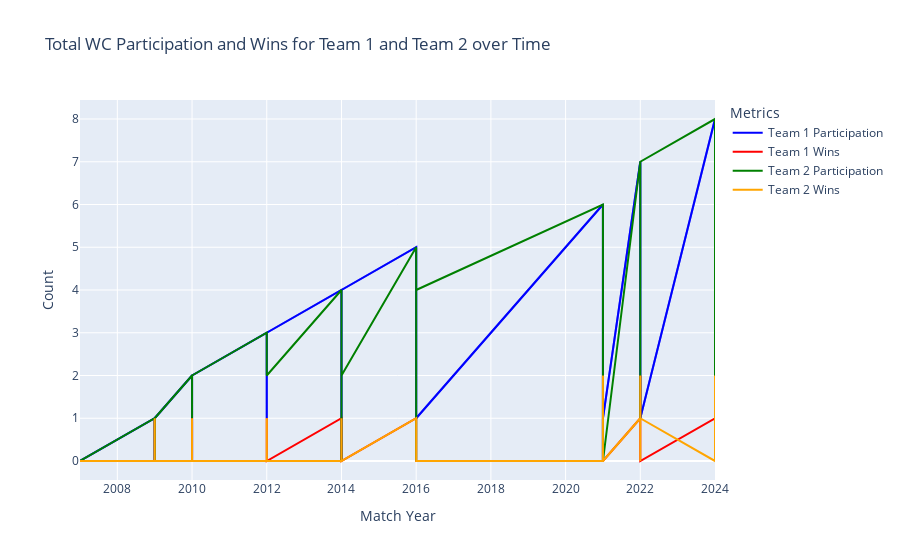

The code cell stored with this chart in its notebook:
### Code cell
import plotly.express as px
import pandas as pd

# Step 1: Create a DataFrame that holds participation and wins for Team 1 and Team 2
team1_stats = pd.DataFrame({
    'Match Year': wc_final_data_df['Match Year'],  # Using 'Match Year' as the x-axis
    'Total Participation': wc_final_data_df['Team1 Total WCs participated'],
    'Total Wins': wc_final_data_df['Team1 Total WCs won']
})

team2_stats = pd.DataFrame({
    'Match Year': wc_final_data_df['Match Year'],  # Using 'Match Year' as the x-axis
    'Total Participation': wc_final_data_df['Team2 Total WCs participated'],
    'Total Wins': wc_final_data_df['Team2 Total WCs won']
})

# Step 2: Create the line plot for both Team 1 and Team 2 with four different colors
fig = px.line(team1_stats, 
              x='Match Year', 
              y='Total Participation', 
              title='Total WC Participation and Wins for Team 1 and Team 2 over Time',
              labels={'value': 'Count', 'Match Year': 'Match Year'}, 
              template='plotly')

# Add lines for each metric with different colors
fig.add_scatter(x=team1_stats['Match Year'], y=team1_stats['Total Participation'], mode='lines', name='Team 1 Participation', line=dict(color='blue'))
fig.add_scatter(x=team1_stats['Match Year'], y=team1_stats['Total Wins'], mode='lines', name='Team 1 Wins', line=dict(color='red'))

fig.add_scatter(x=team2_stats['Match Year'], y=team2_stats['Total Participation'], mode='lines', name='Team 2 Participation', line=dict(color='green'))
fig.add_scatter(x=team2_stats['Match Year'], y=team2_stats['Total Wins'], mode='lines', name='Team 2 Wins', line=dict(color='orange'))

# Step 3: Customize the layout for better readability
fig.update_layout(
    xaxis_title='Match Year',
    yaxis_title='Count',
    hovermode='closest',
    plot_bgcolor='rgba(255, 255, 255)',  # Transparent background
    paper_bgcolor='rgba(255, 255, 255)',  # Transparent outer background
    legend_title_text='Metrics'
)

# Step 4: Show the plot
fig.show()

### Figure 1 — Plotly figure (JSON) as saved in the notebook; plotly's stock layout.template omitted (floating-point values rounded to 4 significant figures; data arrays with more than 128 entries replaced by an {"elided": "..."} marker saying what was removed)
{"data": [{"hovertemplate": "Match Year=%{x}<br>Total Participation=%{y}<extra></extra>", "legendgroup": "", "line": {"color": "#636efa", "dash": "solid"}, "marker": {"symbol": "circle"}, "mode": "lines", "name": "", "orientation": "v", "showlegend": false, "type": "scatter", "x": {"elided": "317 int values"}, "xaxis": "x", "y": {"elided": "317 int values"}, "yaxis": "y"}, {"line": {"color": "blue"}, "mode": "lines", "name": "Team 1 Participation", "type": "scatter", "x": {"elided": "317 int values"}, "y": {"elided": "317 int values"}}, {"line": {"color": "red"}, "mode": "lines", "name": "Team 1 Wins", "type": "scatter", "x": {"elided": "317 int values"}, "y": {"elided": "317 int values"}}, {"line": {"color": "green"}, "mode": "lines", "name": "Team 2 Participation", "type": "scatter", "x": {"elided": "317 int values"}, "y": {"elided": "317 int values"}}, {"line": {"color": "orange"}, "mode": "lines", "name": "Team 2 Wins", "type": "scatter", "x": {"elided": "317 int values"}, "y": {"elided": "317 int values"}}], "layout": {"autosize": true, "hovermode": "closest", "legend": {"title": {"text": "Metrics"}, "tracegroupgap": 0}, "paper_bgcolor": "rgba(255, 255, 255)", "plot_bgcolor": "rgba(255, 255, 255)", "title": {"text": "Total WC Participation and Wins for Team 1 and Team 2 over Time"}, "xaxis": {"anchor": "y", "autorange": true, "domain": [0, 1], "range": [2007, 2024], "title": {"text": "Match Year"}, "type": "linear"}, "yaxis": {"anchor": "x", "autorange": true, "domain": [0, 1], "range": [-0.4444, 8.444], "title": {"text": "Count"}, "type": "linear"}}}
